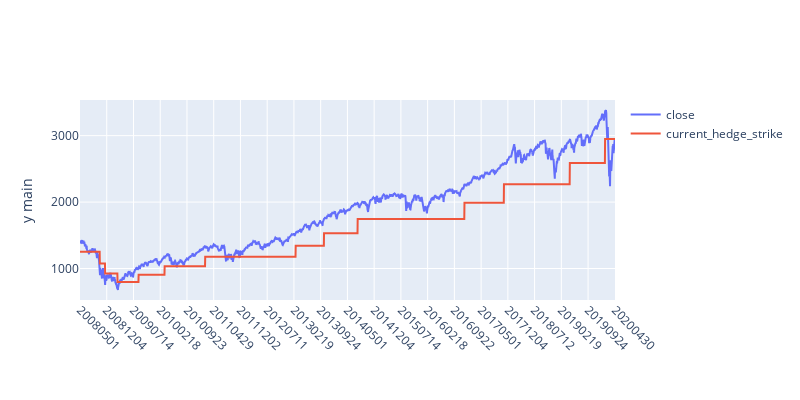

Notebook cell for this chart:
### Markdown cell above
#### Step 09: plot the dramatic roll down cases during 2008-2010

### Code cell
dft_to_plot = dft[['settle_date','close','current_hedge_strike']]
dft_to_plot = dft_to_plot[(dft_to_plot.settle_date>=20080501)]

iplot(plotly_plot(df_in=dft_to_plot,x_column='settle_date'))

### Figure 1 — Plotly figure (JSON) as saved in the notebook; plotly's stock layout.template omitted (floating-point values rounded to 4 significant figures; data arrays with more than 128 entries replaced by an {"elided": "..."} marker saying what was removed)
{"data": [{"name": "close", "type": "scatter", "x": {"elided": "3022 int values"}, "y": {"elided": "3022 float values"}, "yaxis": "y"}, {"name": "current_hedge_strike", "type": "scatter", "x": {"elided": "3022 int values"}, "y": {"elided": "3022 float values"}, "yaxis": "y"}], "layout": {"autosize": false, "height": 400, "margin": {"b": 100}, "title": {"x": 0.5, "xanchor": "center", "y": 0.9, "yanchor": "top"}, "width": 800, "xaxis": {"tickangle": 45, "ticktext": [20080501, 20081204, 20090714, 20100218, 20100923, 20110429, 20111202, 20120711, 20130219, 20130924, 20140501, 20141204, 20150714, 20160218, 20160922, 20170501, 20171204, 20180712, 20190219, 20190924, 20200430], "tickvals": [20080501, 20081204, 20090714, 20100218, 20100923, 20110429, 20111202, 20120711, 20130219, 20130924, 20140501, 20141204, 20150714, 20160218, 20160922, 20170501, 20171204, 20180712, 20190219, 20190924, 20200430], "type": "category"}, "yaxis": {"title": {"text": "y main"}}, "yaxis2": {"overlaying": "y", "side": "right", "title": {"text": "y alt"}}}}
